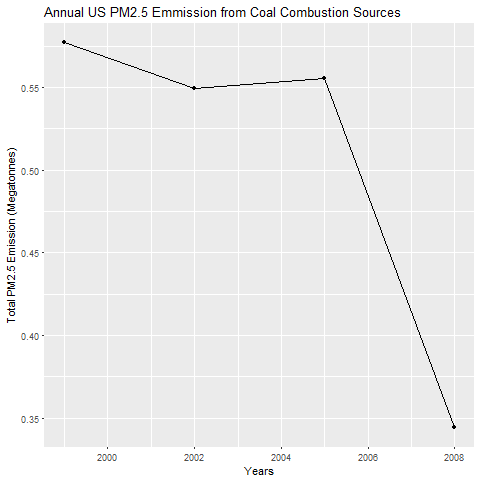

This chart was generated by the following R code:
###############################################################################

## Coursera - Exploratory Data Analysis Course
## Author - Abhimanyu Banerjee
## Date Created - 1/5/2017

## File Description: This script attempts to answer the question how the emission
## levels in USA from coal combustion related sources have changed from 1999 to 
## 2008. It does so by first finding the records which correspond to coal 
## combustion related sources and then summating the associated emission levels 
## recorded over the period 1999-2008 for each of the years that the observations 
## were made. The result of the summation is then plotted to visualize any trends 
## which can answer the question.

###############################################################################

#set up data dir and other basic variables if they don't exist already
if (!exists("summaryData")){
    if(file.exists("envSetup.R")){
        source("envSetup.R")
    }
    else{
        stop("envSetup.R is a dependent file. Please download it to run this file")
    }
}

#using ggplot2
library(ggplot2)

#since there are two indicators - Short.Name and EI.Sector for whether the 
#source is coal combustion related, there maybe entries in one that 
#are not present in the other and vice versa. So we do a union of the records
#wherein an entry in either indicator variable suggests the source is coal
#combustion related
coalOneRows <- with(sourceDescrData, grep("Comb.*Coal", EI.Sector))
coalTwoRows <- with(sourceDescrData, grep("Comb.*Coal", Short.Name))
dataSubset <- sourceDescrData[union(coalOneRows, coalTwoRows), ]

#perform an inner join between the summary data and the data subset computed above
mergedData <- inner_join(summaryData, dataSubset, by="SCC")

#group the resulting data by year and then calculate the total emission in each
#group and then plot the results
annualEmissions <- mergedData %>%
    group_by(year) %>%
    summarize(emissions = sum(Emissions)) %>%
    mutate(emissions = emissions / 10^6)


#open a png graphic device (default dimension are 480x480)
png("plot4.png")

plot <- qplot(year, emissions, geom="point", data=annualEmissions, 
              xlab="Years", ylab="Total PM2.5 Emission (Megatonnes)", 
              main="Annual US PM2.5 Emission from Coal Combustion Sources") + geom_line()

#sourcing R scripts have autoprinting disabled, so have to print the plot manually
print(plot) 

#close the png graphic device
dev.off()
